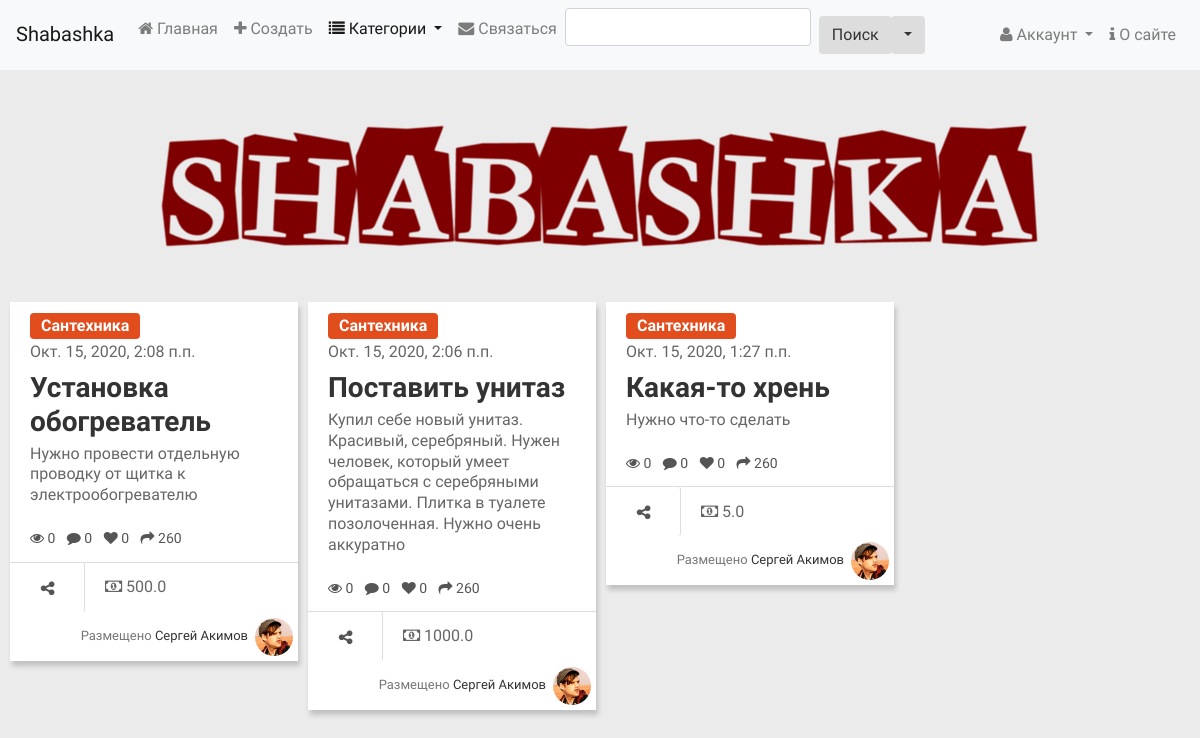
Page /10/ on the committed database.
### main/models.py (models this page shows, shortened)
class Offer(models.Model):
    category = models.ForeignKey(SubCategory, on_delete=models.PROTECT, verbose_name="Категория")
    title = models.CharField(max_length=40, verbose_name="Предложение")
    content = models.TextField(verbose_name="Описание")
    price = models.FloatField(default=0, verbose_name="Цена")
    image = models.ImageField(blank=True, upload_to=get_timestamp_path, verbose_name="Фото")
    author = models.ForeignKey(ShaUser, on_delete=models.CASCADE, verbose_name="Автор")
    is_active = models.BooleanField(default=True, db_index=True, verbose_name="Активное")
    created = models.DateTimeField(auto_now_add=True, db_index=True, verbose_name="Опубликовано", )
    class Meta:
        verbose_name = "Предложение"
        verbose_name_plural = "Предложения"
        ordering = ["-created"]

class Category(models.Model):
    name = models.CharField(max_length=20, unique=True, db_index=True, verbose_name="Название")
    order = models.SmallIntegerField(default=0, db_index=True, verbose_name="Порядок")
    super_category = models.ForeignKey('SuperCategory', on_delete=models.PROTECT, null=True, blank=True,
                                        verbose_name="Надкатегория")

class ShaUser(AbstractUser):
    is_activated = models.BooleanField(default=True, db_index=True, verbose_name="Активирован")
    send_message = models.BooleanField(default=True, db_index=True, verbose_name="Отправлять оповещения?")
    location = models.ForeignKey(LocationSettelment, on_delete=models.SET_NULL, null=True, blank=True, verbose_name="Населенный пункт" )
    class Meta(AbstractUser.Meta):
        pass

### main/views.py (the view)
# urls.py: path('<int:pk>/', views.by_category, name="by_category"),
def by_category(request, pk):
    category = get_object_or_404(SubCategory, pk=pk)
    offers = Offer.objects.filter(is_active=True, category=pk)
    if 'keyword' in request.GET:
        keyword = request.GET["keyword"]
        q = Q(title__icontains=keyword) | Q(content__icontains=keyword)
        offers = offers.filter(q)
    else:
        keyword = ''
    form = SearchForm(initial={'keyword': keyword})
    paginator = Paginator(offers, 20)
    if 'page' in request.GET:
        page_num = request.GET['page']
    else:
        page_num = 1
    page = paginator.get_page(page_num)
    context = {'category': category, 'page': page, 'offers': page.object_list, 'searchForm': form}
    return render(request, 'main/by_category.html', context)

### main/forms.py
class SearchForm(forms.Form):
    keyword = forms.CharField(required=False, max_length=20, label='')

### main/models.py (called while the page is built)
    def get_queryset(self):
        return super().get_queryset().filter(super_category__isnull=False)

    def __str__(self):
        return f"{self.super_category.name} - {self.name}"

### main/templates/main/by_category.html (shortened to what this page needs)
{% extends 'main/layout.html' %}
{% load static %}
{% load thumbnail %}
{% load bootstrap4 %}
{% block body %}
<div id="page-content" class="index-page">
    <div id="container">
{% for offer in offers %}
        <div class="item">
            <div class="content-item">
                {% url 'main:detail' category_pk=category.pk pk=offer.pk as url %}
                <a href="{% url 'main:by_category' pk=category.pk %}" class="btn btn-small btn-{{offer.category.super_category.order}}">{{offer.category.name}}</a>
                <div class="time"> {{offer.created}}</div>
                <h3 class="title-item"><a href="{{url}}{{all}}">{{offer.title}}</a></h3>
                <p class="info">{{offer.content}}</p>
                <ul class="list-inline">
                    <li class="list-inline-item"><a href="#"><i class="fa fa-eye"></i> 0</a></li>
                    <li class="list-inline-item"><a href="#"><i class="fa fa-comment"></i> 0</a></li>
                    <li class="list-inline-item"><a href="#"><i class="fa fa-heart"></i> 0</a></li>
                    <li class="list-inline-item"  class="list-inline-item"  class="list-inline-item"><a href="#"><i class="fa fa-share"></i> 260</a></li>
                </ul>
            </div>
            <div class="bottom-item">
                <a href="#" class="btn btn-share share"><i class="fa fa-share-alt"></i> </a>
                <span class="mx-3"><i class="fa fa-money"></i> {{offer.price}}</span>
                <span class="user f-right">Размещено
                    <a href="{% url 'main:profile_by_id' pk=offer.author.pk %}">
                        {% if offer.author.first_name and offer.author.last_name %}
                        {{offer.author.first_name}} {{offer.author.last_name}}
                        {% else %}
                        {{offer.author}}
                        {% endif %}
                    </a><img src="{% static 'main/images/ava-1.jpg' %}" class="rounded-circle"></span>
            </div>
        </div>
{% empty %}
<p>На данный момент в категории {{category}} нет активных предложений</p>
{% endfor %}
</div>
</div>
{% endblock %}

### main/static/main/css/style.css (style rules this page uses)
body { font-family: 'Ek Mukta', sans-serif;color: #666;background: #EBEBEB;font-size: 16px;line-height: 1.6em;font-weight: 400; }
html, body { width:100%; padding:0; }
html { -webkit-text-size-adjust: none; }
img { max-width:100%; height: auto;width: auto\9; }
h3 { font-size: 32px; }
h1,h2,h3,h4,h5,h6 { font-family: 'Roboto', sans-serif;font-weight: 600;color: #111; }
p { margin: 0 0 20px;line-height: 1.3; }
a { color: #333; -webkit-transition: all .2s ease-in-out; -moz-transition: all .2s ease-in-out; transition: all .2s ease-in-out; }
.f-right { float: right; }
.index-page, .sub-page { margin: 20px 10px 60px; }
#page-content .item { background-color: #fff;width:220px;box-shadow: 2px 5px 5px 0 rgba(0, 0, 0, 0.18); }
#page-content .item img { padding: 0px;display: block;max-width: 100%; margin: 0 auto; }
#page-content .content-item { padding: 10px 20px; }
#page-content h3.title-item { font-family: 'Ek Mukta', sans-serif;font-size: 28px;margin: 7px 0 5px; }
#page-content .content-item ul { margin: 0;font-size: 14px; }
#page-content .content-item ul li a { color: #555; }
#page-content .bottom-item { border-top: 1px solid #ddd;min-height: 50px; }
#page-content .user { color: #777;font-size: 13px;line-height: 2.8;padding: 5px; }
#page-content .user img { width: 38px; height: 38px;float: right;display: inline-block;margin-left: 7px; }
.btn-small { color: #fff;padding: 0px 10px;font-weight: bold; }
.btn-share { font-weight: 500;color: #555;border-right: 1px solid #ddd;margin: 0;border-radius: none;height: 51px; width: 75px;margin-top: -1px;padding: 14px; }
.btn-0 { background-color: #E24D1E; }

### main/static/main/css/lightbox.css (style rules this page uses)
body:after { content: url(../images/close.png) url(../images/loading.gif) url(../images/prev.png) url(../images/next.png); display: none; }

### rows in the picture
Offer: category.name "Сантехника", created "Окт. 15, 2020, 2:08 п.п.", title "Установка обогреватель", content "Нужно провести отдельную проводку от щитка к электрообогревателю", price "500.0", author.first_name "Сергей", author.last_name "Акимов"
Offer: category.name "Сантехника", created "Окт. 15, 2020, 2:06 п.п.", title "Поставить унитаз", content "Купил себе новый унитаз. Красивый, серебряный. Нужен человек, который умеет обращаться с серебряными унитазами. Плитка в туалете позолоченная. Нужно очень аккуратно", price "1000.0", author.first_name "Сергей", author.last_name "Акимов"
Offer: category.name "Сантехника", created "Окт. 15, 2020, 1:27 п.п.", title "Какая-то хрень", content "Нужно что-то сделать", price "5.0", author.first_name "Сергей", author.last_name "Акимов"
